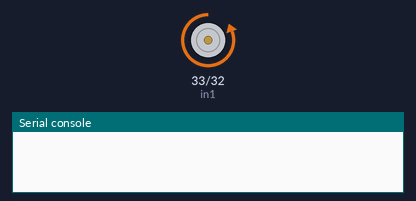
Recording of a program running on a simulated ESP32 board running MicroPython. Parts: motor-driver pin pairs drawn as motors (green arrow = first pin HIGH = forward, orange = second pin HIGH = backward, longer = more drive), the last lines printed to the serial console. At 1.2 s the program stops and its outputs stay as they are.

Above: at 0.1 s.
At 1.2 s:
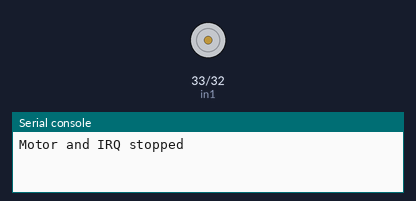
Timing chart, 0 to 2.7 s (numbered marks = the images above):
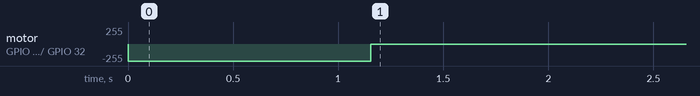

The program:

robot.py
```python
import time
from ev3lego_zk import ev3lego_zk
encoder1_pin = 39
encoder2_pin = 36
in1_pin = 33
in2_pin = 32
wheel_size = 65 # wheel size (in mm)
# Create an instance of ev3lego
robot = ev3lego_zk(encoder1_pin, encoder2_pin, in1_pin, in2_pin, wheel_size)
#example usage: go an exact distance in mm
#print('distance covered =', robot.gomm(0, 1000))#required distance, number of iterations
#example usage: go to an exact angle in degrees
robot.godegrees(360, 1000) #required angle, number of iterations
#robot.motgo(120)
#time.sleep(1)
robot.brake()
robot.stop()
```

ev3lego_zk.py
```python
import math
from machine import Pin, PWM
import time

class ev3lego_zk:
    def __init__(self, encoder1_pin, encoder2_pin, in1_pin, in2_pin, wheel_size):
        self.encoder1 = Pin(encoder1_pin, Pin.IN)
        self.encoder1.irq(trigger=Pin.IRQ_FALLING | Pin.IRQ_RISING, handler=self.encoder1_irq_handler)

        self.encoder2 = Pin(encoder2_pin, Pin.IN)

        self.in1 = Pin(in1_pin, Pin.OUT)
        self.in2 = Pin(in2_pin, Pin.OUT)

        self.pwm1 = PWM(self.in1)
        self.pwm1.freq(500)
        self.pwm2 = PWM(self.in2)
        self.pwm2.freq(500)
        #stop the motor
        self.pwm1.duty(0)
        self.pwm2.duty(0)

        self.wheel_size = wheel_size
        self.degrees = 0

        self.last_error = 0
        self.cum_error = 0
        self.previous_time = time.ticks_ms()
        self.integral_flag = False

    def encoder1_irq_handler(self, pin):
        if self.encoder1.value() == self.encoder2.value():
            self.degrees += 1
        else:
            self.degrees -= 1

        if self.degrees % 10 == 0:
            #print("Degrees: ", self.degrees)
            pass

    def motgo(self, speed):
        pwm_value = int((abs(speed) / 254) * 1023)

        if speed > 0:
            self.pwm1.duty(0)
            self.pwm2.duty(pwm_value)
        elif speed < 0:
            self.pwm1.duty(pwm_value)
            self.pwm2.duty(0)
        else:
            self.in1.value(0)
            self.in2.value(0)

    def brake(self):
        self.pwm1.duty(1023)
        self.pwm2.duty(1023)


    def PIDcalc(self, sp, inp, kp, ki, kd):
        current_time = time.ticks_ms()
        elapsed_time = time.ticks_diff(current_time, self.previous_time) / 1000.0

        error = sp- inp

        if error * self.last_error < 0:
            self.integral_flag = True
            self.cum_error = 0
            print("Error changed direction, resetting integral accumulator.")
        else:
            self.integral_flag = False

        if not self.integral_flag:
            self.cum_error += error * elapsed_time

        if elapsed_time > 0:
            rate_error = (error - self.last_error) / elapsed_time
            out = kp * error + ki * self.cum_error + kd * rate_error

            self.last_error = error
            self.previous_time = current_time

            out = max(-254, min(254, out))  # Clamp the output to [-254, 254]

            #print("Degrees: ", self.degrees)
            #print("PID output value: ", out)
            return out

        return 0

    def godegrees(self, angle, times):
        for _ in range(times):
            motspeed = self.PIDcalc(angle, self.degrees, 54, 168, 4.3)
            motspeed = max(-254, min(254, motspeed))  # Clamp the speed to [-254, 254]
            self.motgo(motspeed)
            time.sleep_ms(1)

    def godegreesp(self, angle, times, kp, ki, kd):
        for _ in range(times):
            motspeed = self.PIDcalc(angle, self.degrees, kp, ki, kd)
            motspeed = max(-254, min(254, motspeed))
            self.motgo(motspeed)

    def gomm(self, distance, times):
        deg = (distance / (self.wheel_size * math.pi)) * 360
        self.godegrees(deg, times)
        dist_covered = (self.degrees * self.wheel_size * math.pi) / 360.0
        return dist_covered

    def gommp(self, distance, times, kp, ki, kd):
        deg = (distance / (self.wheel_size * math.pi)) * 360
        self.godegreesp(deg, times, kp, ki, kd)
        dist_covered = (self.degrees * self.wheel_size * math.pi) / 360.0
        return dist_covered

    def stop(self):

        # Stop motor
        self.pwm1.duty(0)
        self.pwm2.duty(0)

        # Disable interrupts
        self.encoder1.irq(handler=None)

        # Optional: deinit PWM completely
        self.pwm1.deinit()
        self.pwm2.deinit()

        print("Motor and IRQ stopped")
```

Measured:
- by itself, motor on GPIO 33 (in1) / GPIO 32 (in2): stopped → backward 255/255 at 0.00 s, → stopped 1.2 s later
